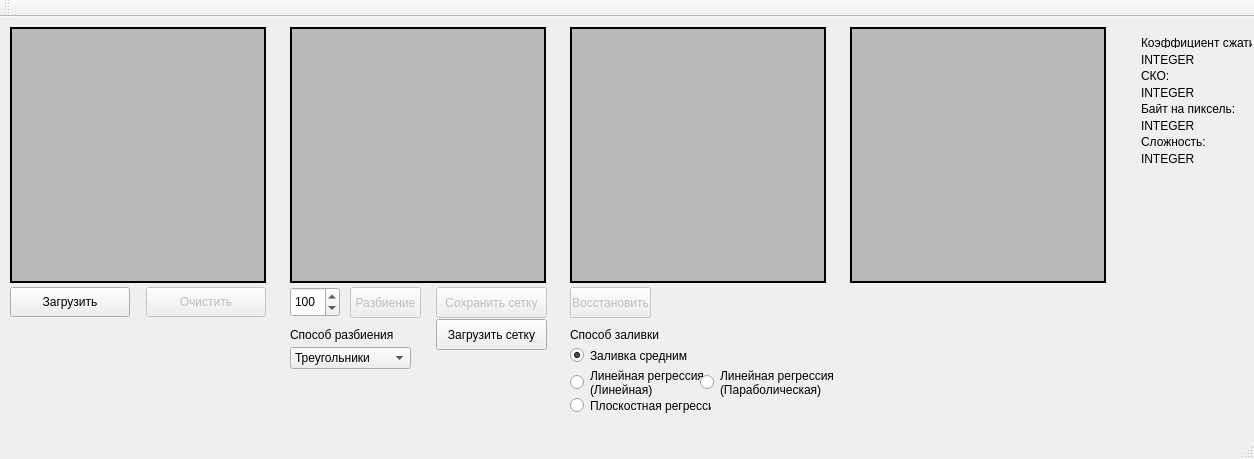
<?xml version="1.0" encoding="UTF-8"?>
<ui version="4.0">
 <class>FuckMeApplicationClass</class>
 <widget class="QMainWindow" name="FuckMeApplicationClass">
  <property name="geometry">
   <rect>
    <x>0</x>
    <y>0</y>
    <width>1254</width>
    <height>459</height>
   </rect>
  </property>
  <property name="windowTitle">
   <string>FuckMeApplication</string>
  </property>
  <widget class="QWidget" name="centralWidget">
   <widget class="QCLabel" name="SrcImage">
    <property name="enabled">
     <bool>true</bool>
    </property>
    <property name="geometry">
     <rect>
      <x>10</x>
      <y>10</y>
      <width>256</width>
      <height>256</height>
     </rect>
    </property>
    <property name="autoFillBackground">
     <bool>false</bool>
    </property>
    <property name="styleSheet">
     <string notr="true">background: rgb(185, 185, 185);
border: 2px solid black;</string>
    </property>
    <property name="text">
     <string/>
    </property>
   </widget>
   <widget class="QCLabel" name="GridImage">
    <property name="enabled">
     <bool>true</bool>
    </property>
    <property name="geometry">
     <rect>
      <x>290</x>
      <y>10</y>
      <width>256</width>
      <height>256</height>
     </rect>
    </property>
    <property name="autoFillBackground">
     <bool>false</bool>
    </property>
    <property name="styleSheet">
     <string notr="true">background: rgb(185, 185, 185);
border: 2px solid black;</string>
    </property>
    <property name="text">
     <string/>
    </property>
   </widget>
   <widget class="QCLabel" name="ResImage">
    <property name="enabled">
     <bool>true</bool>
    </property>
    <property name="geometry">
     <rect>
      <x>570</x>
      <y>10</y>
      <width>256</width>
      <height>256</height>
     </rect>
    </property>
    <property name="autoFillBackground">
     <bool>false</bool>
    </property>
    <property name="styleSheet">
     <string notr="true">background: rgb(185, 185, 185);
border: 2px solid black;</string>
    </property>
    <property name="text">
     <string/>
    </property>
   </widget>
   <widget class="QLabel" name="ObjImage">
    <property name="enabled">
     <bool>true</bool>
    </property>
    <property name="geometry">
     <rect>
      <x>850</x>
      <y>10</y>
      <width>256</width>
      <height>256</height>
     </rect>
    </property>
    <property name="autoFillBackground">
     <bool>false</bool>
    </property>
    <property name="styleSheet">
     <string notr="true">background: rgb(185, 185, 185);
border: 2px solid black;</string>
    </property>
    <property name="text">
     <string/>
    </property>
   </widget>
   <widget class="QPushButton" name="loadBtn">
    <property name="geometry">
     <rect>
      <x>10</x>
      <y>270</y>
      <width>120</width>
      <height>30</height>
     </rect>
    </property>
    <property name="text">
     <string>Загрузить</string>
    </property>
   </widget>
   <widget class="QPushButton" name="clearBtn">
    <property name="enabled">
     <bool>false</bool>
    </property>
    <property name="geometry">
     <rect>
      <x>146</x>
      <y>270</y>
      <width>120</width>
      <height>30</height>
     </rect>
    </property>
    <property name="text">
     <string>Очистить</string>
    </property>
   </widget>
   <widget class="QSpinBox" name="threshold">
    <property name="geometry">
     <rect>
      <x>290</x>
      <y>270</y>
      <width>50</width>
      <height>30</height>
     </rect>
    </property>
    <property name="maximum">
     <number>256</number>
    </property>
    <property name="value">
     <number>100</number>
    </property>
   </widget>
   <widget class="QComboBox" name="polyType">
    <property name="geometry">
     <rect>
      <x>290</x>
      <y>330</y>
      <width>121</width>
      <height>22</height>
     </rect>
    </property>
    <item>
     <property name="text">
      <string>Треугольники</string>
     </property>
    </item>
    <item>
     <property name="text">
      <string>Прямоугольники</string>
     </property>
    </item>
    <item>
     <property name="text">
      <string>Квадраты</string>
     </property>
    </item>
   </widget>
   <widget class="QLabel" name="label">
    <property name="geometry">
     <rect>
      <x>290</x>
      <y>310</y>
      <width>121</width>
      <height>16</height>
     </rect>
    </property>
    <property name="text">
     <string>Способ разбиения</string>
    </property>
   </widget>
   <widget class="QRadioButton" name="SurfaceRegression">
    <property name="enabled">
     <bool>true</bool>
    </property>
    <property name="geometry">
     <rect>
      <x>570</x>
      <y>380</y>
      <width>141</width>
      <height>17</height>
     </rect>
    </property>
    <property name="text">
     <string>Плоскостная регрессия</string>
    </property>
   </widget>
   <widget class="QLabel" name="label_2">
    <property name="geometry">
     <rect>
      <x>570</x>
      <y>310</y>
      <width>141</width>
      <height>16</height>
     </rect>
    </property>
    <property name="text">
     <string>Способ заливки</string>
    </property>
   </widget>
   <widget class="QPushButton" name="SaveGridBtn">
    <property name="enabled">
     <bool>false</bool>
    </property>
    <property name="geometry">
     <rect>
      <x>436</x>
      <y>270</y>
      <width>111</width>
      <height>31</height>
     </rect>
    </property>
    <property name="text">
     <string>Сохранить сетку</string>
    </property>
   </widget>
   <widget class="QPushButton" name="splitBtn">
    <property name="enabled">
     <bool>false</bool>
    </property>
    <property name="geometry">
     <rect>
      <x>350</x>
      <y>270</y>
      <width>71</width>
      <height>31</height>
     </rect>
    </property>
    <property name="text">
     <string>Разбиение</string>
    </property>
   </widget>
   <widget class="QRadioButton" name="LinearRegression">
    <property name="enabled">
     <bool>true</bool>
    </property>
    <property name="geometry">
     <rect>
      <x>570</x>
      <y>350</y>
      <width>141</width>
      <height>31</height>
     </rect>
    </property>
    <property name="text">
     <string>Линейная регрессия
(Линейная)</string>
    </property>
   </widget>
   <widget class="QRadioButton" name="AverageLightness">
    <property name="geometry">
     <rect>
      <x>570</x>
      <y>330</y>
      <width>121</width>
      <height>17</height>
     </rect>
    </property>
    <property name="text">
     <string>Заливка средним</string>
    </property>
    <property name="checked">
     <bool>true</bool>
    </property>
   </widget>
   <widget class="QPushButton" name="LoadGridBtn">
    <property name="geometry">
     <rect>
      <x>436</x>
      <y>302</y>
      <width>111</width>
      <height>31</height>
     </rect>
    </property>
    <property name="text">
     <string>Загрузить сетку</string>
    </property>
   </widget>
   <widget class="QPushButton" name="restoreBtn">
    <property name="enabled">
     <bool>false</bool>
    </property>
    <property name="geometry">
     <rect>
      <x>570</x>
      <y>270</y>
      <width>81</width>
      <height>31</height>
     </rect>
    </property>
    <property name="text">
     <string>Восстановить</string>
    </property>
   </widget>
   <widget class="QWidget" name="layoutWidget">
    <property name="geometry">
     <rect>
      <x>1130</x>
      <y>10</y>
      <width>122</width>
      <height>148</height>
     </rect>
    </property>
    <layout class="QFormLayout" name="formLayout">
     <item row="0" column="0">
      <widget class="QLabel" name="label_3">
       <property name="text">
        <string>Коэффициент сжатия:</string>
       </property>
      </widget>
     </item>
     <item row="1" column="0">
      <widget class="QLabel" name="label_4">
       <property name="text">
        <string>INTEGER</string>
       </property>
      </widget>
     </item>
     <item row="2" column="0">
      <widget class="QLabel" name="label_6">
       <property name="text">
        <string>СКО:</string>
       </property>
      </widget>
     </item>
     <item row="3" column="0">
      <widget class="QLabel" name="label_5">
       <property name="text">
        <string>INTEGER</string>
       </property>
      </widget>
     </item>
     <item row="4" column="0">
      <widget class="QLabel" name="label_8">
       <property name="text">
        <string>Байт на пиксель:</string>
       </property>
      </widget>
     </item>
     <item row="5" column="0">
      <widget class="QLabel" name="label_7">
       <property name="text">
        <string>INTEGER</string>
       </property>
      </widget>
     </item>
     <item row="6" column="0">
      <widget class="QLabel" name="label_10">
       <property name="text">
        <string>Сложность:</string>
       </property>
      </widget>
     </item>
     <item row="7" column="0">
      <widget class="QLabel" name="label_9">
       <property name="text">
        <string>INTEGER</string>
       </property>
      </widget>
     </item>
    </layout>
   </widget>
   <widget class="QRadioButton" name="LinearRegression_2">
    <property name="enabled">
     <bool>true</bool>
    </property>
    <property name="geometry">
     <rect>
      <x>700</x>
      <y>350</y>
      <width>141</width>
      <height>31</height>
     </rect>
    </property>
    <property name="text">
     <string>Линейная регрессия
(Параболическая)</string>
    </property>
   </widget>
  </widget>
  <widget class="QToolBar" name="mainToolBar">
   <attribute name="toolBarArea">
    <enum>TopToolBarArea</enum>
   </attribute>
   <attribute name="toolBarBreak">
    <bool>false</bool>
   </attribute>
  </widget>
  <widget class="QStatusBar" name="statusBar"/>
 </widget>
 <layoutdefault spacing="6" margin="11"/>
 <customwidgets>
  <customwidget>
   <class>QCLabel</class>
   <extends>QLabel</extends>
   <header>qclabel.h</header>
  </customwidget>
 </customwidgets>
 <resources>
  <include location="FuckMeApplication.qrc"/>
 </resources>
 <connections/>
</ui>
